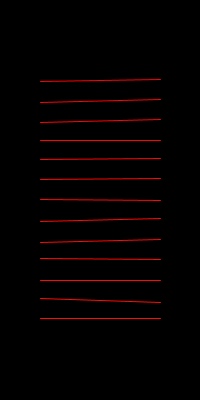
Frame 1 (no input)
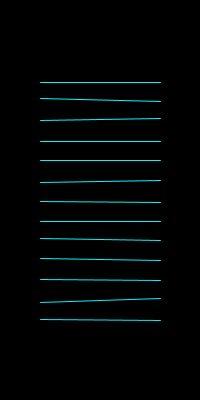
Frame 60 (the mouse pressed at the canvas centre just before this capture)
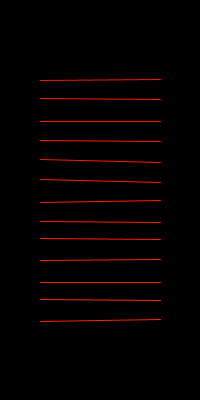
Frame 120 (the mouse held since frame 60 and released just before this capture)

The Processing sketch that drew these frames (run headless with seeded random() and noise(); from frame 60 on, the mouse is pressed at the canvas centre):

// Processing sketch: processing_57439
// ── processing_57439.pde

void setup(){
  size(200, 400);
  
}
int a = 255;
int b = 0;
int c = 0;
void draw(){
  translate(30,70);
frameRate(20);

  int i=10;
 
  background(0);
  while(i<260){
     stroke(a,b,c);
  line(10, i+ random(-2,3), 130, i+ random(-2,3));
  i+=20;
if(a==255){
  b+=1;
  c-=1;}
  if(b==255){
    a-=1;
    c+=1;
  }
  if(c==255){
    a+=1;
    b-=1;}
}

}
